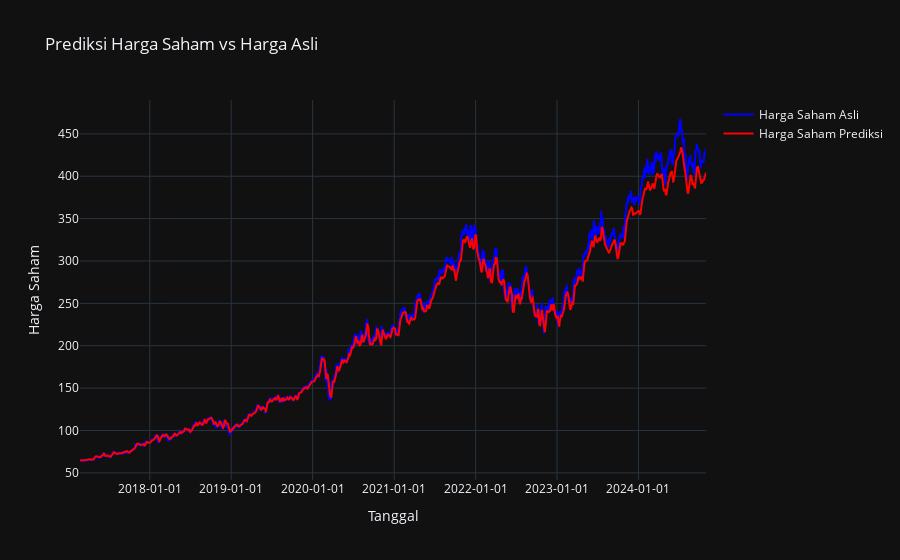

Write notebook code for a chart like this one.
### Markdown cell above
Tahapan evalusasi visual digunakan agar dapat membandingkan nilai saham asli dengan nilai saham prediksi secara jelas dan keseluruhan.

### Code cell
data = pd.DataFrame({
    'Tanggal': comparison['Tanggal'],
    'True Closing Price': comparison['Harga Saham Asli'],
    'Predicted Closing Price': comparison['Harga Saham Prediksi']
})

fig = go.Figure()

fig.add_trace(go.Scatter(
    x=data['Tanggal'],
    y=data['True Closing Price'],
    mode='lines',
    name='Harga Saham Asli',
    line=dict(color='blue')
))

fig.add_trace(go.Scatter(
    x=data['Tanggal'],
    y=data['Predicted Closing Price'],
    mode='lines',
    name='Harga Saham Prediksi',
    line=dict(color='red')
))

fig.update_layout(
    title="Prediksi Harga Saham vs Harga Asli",
    xaxis_title="Tanggal",
    yaxis_title="Harga Saham",
    template="plotly_dark",
    xaxis=dict(tickformat="%Y-%m-%d"),
    showlegend=True
)

fig.show()

### Figure 1 — Plotly figure (JSON) as saved in the notebook; plotly's stock layout.template omitted (floating-point values rounded to 4 significant figures; data arrays with more than 128 entries replaced by an {"elided": "..."} marker saying what was removed)
{"data": [{"line": {"color": "blue"}, "mode": "lines", "name": "Harga Saham Asli", "type": "scatter", "x": {"elided": "1936 str values"}, "y": {"elided": "1936 float values"}}, {"line": {"color": "red"}, "mode": "lines", "name": "Harga Saham Prediksi", "type": "scatter", "x": {"elided": "1936 str values"}, "y": {"elided": "1936 float values"}}], "layout": {"showlegend": true, "title": {"text": "Prediksi Harga Saham vs Harga Asli"}, "xaxis": {"tickformat": "%Y-%m-%d", "title": {"text": "Tanggal"}}, "yaxis": {"title": {"text": "Harga Saham"}}}}
